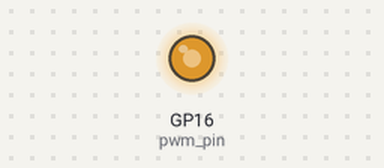
This program was run on a simulated Raspberry Pi Pico running MicroPython. On the bench: output pins drawn as LEDs (lit = HIGH).

Above: at 0.1 s.
Timing chart, 0 to 1.6 s (numbered marks = the images above):
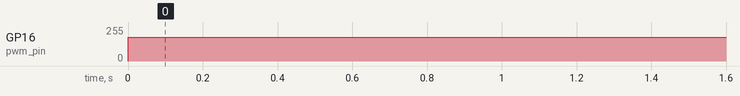

The program:

PWM_output.py
```python
from machine import Pin, PWM

# setting up pin 16 to be PWM
pwm_pin = PWM(Pin(16))

# setting max constant for digital
max = 65535

pwm_pin.freq(1000)

while True:

    # setting PWM value by multiply factor to the max constant value
    PWM_value = int(0.7 * max)

    pwm_pin.duty_u16(PWM_value)
```

Measured:
- by itself, GP16 (pwm_pin): 0/255 → 178/255 at 0.00 s
